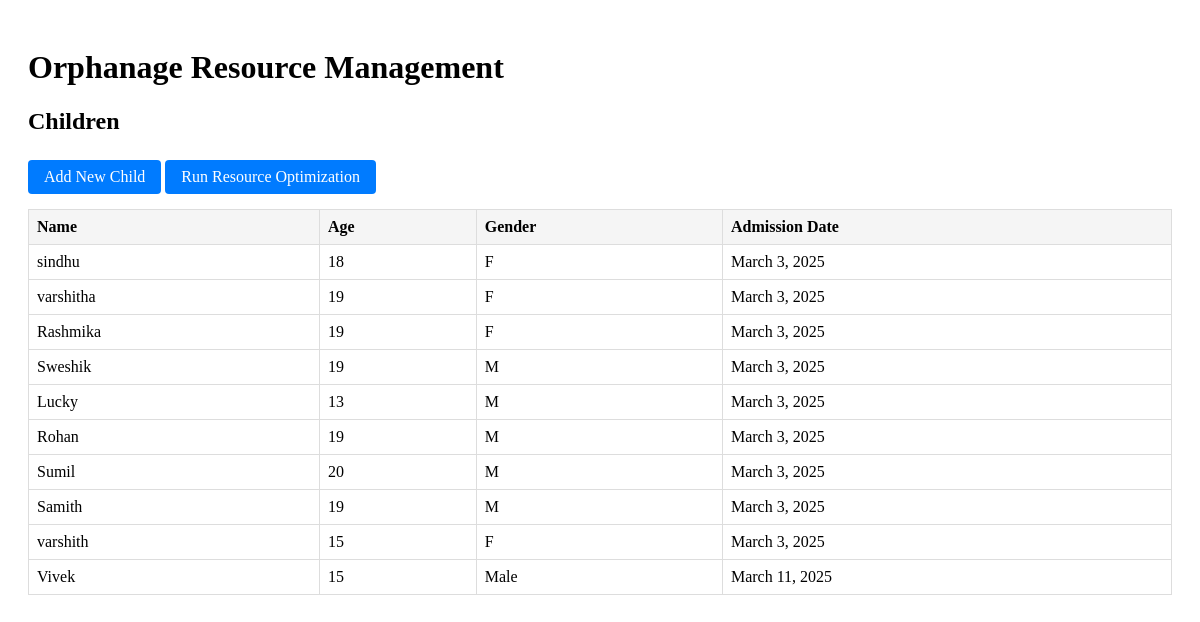
Before: / with the older database file.
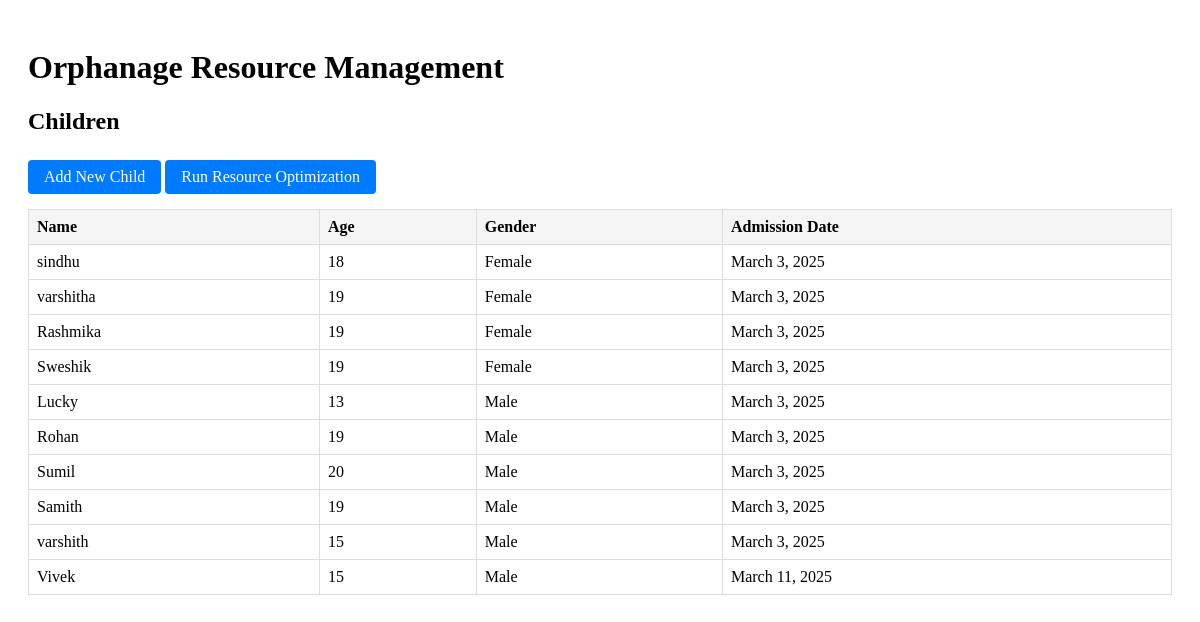
After: the same page with the newer database file.
### BestVision/models.py (models this page shows, shortened)
class Child(models.Model):
    GENDER_CHOICES = [
        ('MALE', 'Male'),
        ('FEMALE', 'Female')
    ]
    name = models.CharField(max_length=100)
    age = models.IntegerField()
    gender = models.CharField(max_length=6, choices=GENDER_CHOICES)
    admission_date = models.DateField()

### BestVision/views.py (the view)
# urls.py: path('', views.home, name='home'),
def home(request):
    context = {
        'children': Child.objects.all()
    }
    return render(request, 'home.html', context)

### BestVision/templates/home.html
{% extends 'base.html' %}
{% block content %}
<div class="container">
    <h1>Orphanage Resource Management</h1>
    <div class="section">
        <h2>Children</h2>
        <a href="{% url 'add_child' %}" class="button">Add New Child</a>
        <a href="{% url 'optimize_resources' %}" class="button">Run Resource Optimization</a>
        <table>
            <thead>
                <tr>
                    <th>Name</th>
                    <th>Age</th>
                    <th>Gender</th>
                    <th>Admission Date</th>
                </tr>
            </thead>
            <tbody>
                {% for child in children %}
                <tr>
                    <td>{{ child.name }}</td>
                    <td>{{ child.age }}</td>
                    <td>{{ child.get_gender_display }}</td>
                    <td>{{ child.admission_date }}</td>
                </tr>
                {% endfor %}
            </tbody>
        </table>
    </div>
</div>
{% endblock %}

### BestVision/templates/base.html (shortened to what this page needs)
<!DOCTYPE html>
<html>
<head>
</head>
<body>
    {% block content %}
    {% endblock %}
</body>
</html>

### BestVision/templates/base.html (style rules this page uses)
.container { padding: 20px; }
.section { margin: 20px 0; }
table { width: 100%; border-collapse: collapse; margin: 10px 0; }
th, td { padding: 8px; border: 1px solid #ddd; text-align: left; }
th { background-color: #f5f5f5; }
.button { display: inline-block; padding: 8px 16px; background-color: #007bff; color: white; text-decoration: none; border-radius: 4px; margin: 5px 0; }
.container { padding: 20px; max-width: 1200px; margin: 0 auto; }
.button { display: inline-block; padding: 8px 16px; background-color: #007bff; color: white; text-decoration: none; border-radius: 4px; margin: 5px 0; border: none; cursor: pointer; }

Changed rows visible on the page:
changed Child "sindhu": gender "F" → "Female"
changed Child "varshitha": gender "F" → "Female"
changed Child "Rashmika": gender "F" → "Female"
changed Child "Sweshik": gender "M" → "Female"
changed Child "Lucky": gender "M" → "Male"
changed Child "Rohan": gender "M" → "Male"
changed Child "Sumil": gender "M" → "Male"
changed Child "Samith": gender "M" → "Male"
changed Child "varshith": gender "F" → "Male"
